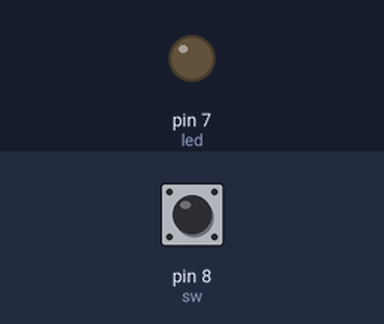
Bench run of a sketch on a simulated Arduino Uno, built with avr-gcc and run on an emulated ATmega328P. Parts: output pins drawn as LEDs (lit = HIGH). The inputs (shaded band) are chosen by the test bench; at power-on: pin 8 (sw) LOW.

Above: at 1.2 s.
1.3 s: pin 8 (sw) pulled HIGH for 0.15 s
At 1.37 s:
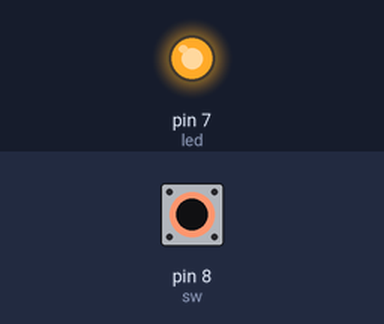
2.9 s: pin 8 (sw) pulled HIGH for 3.2 s
At 6.7 s:
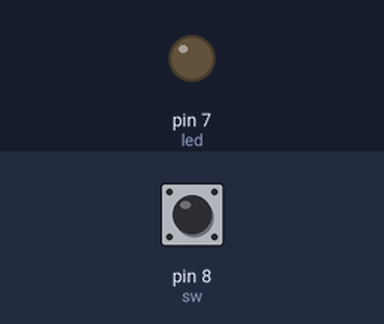
Timing chart, 0 to 8.2 s (numbered marks = the images above; inputs shaded):
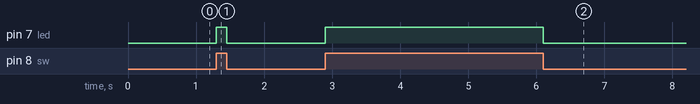

The sketch:

sulivan_switch.ino
```cpp
const int led = 7;
const int sw = 8;
void setup() {
  pinMode(sw, INPUT);
  pinMode(led,OUTPUT);
}

void loop() {
  if(digitalRead(sw) == HIGH){
    digitalWrite(led, HIGH);
  }
  else{
    digitalWrite(led, LOW);
  }
}
```

Measured:
- after the input at 1.3 s, pin 7 (led): LOW → HIGH at once, → LOW 0.15 s later
- after the input at 2.9 s, pin 7 (led): LOW → HIGH at once, → LOW 3.2 s later
